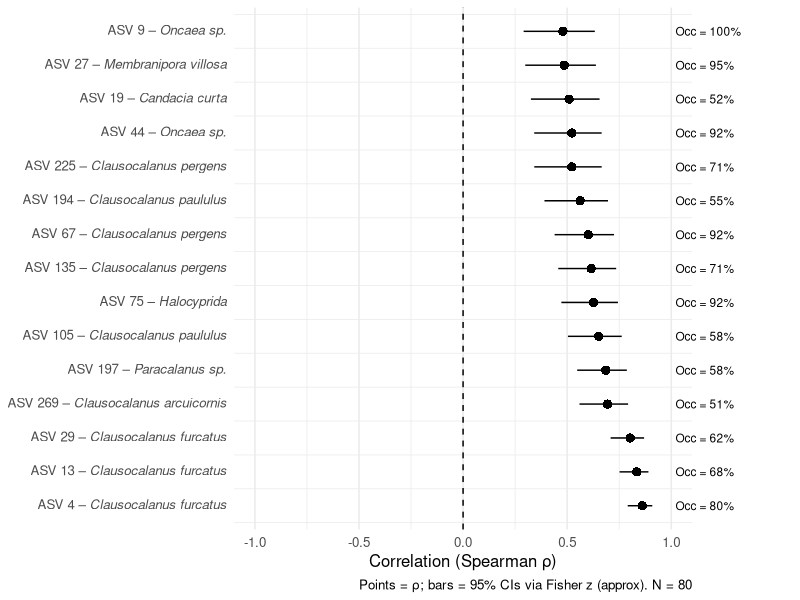
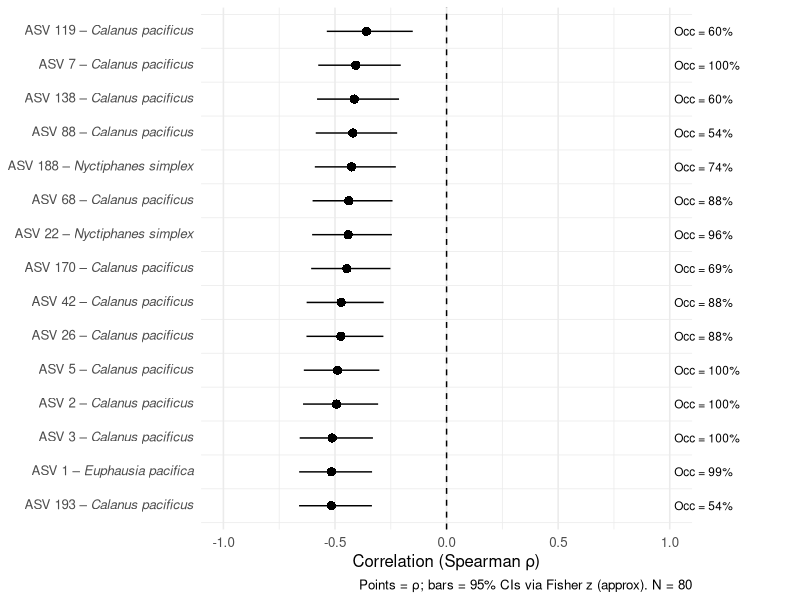
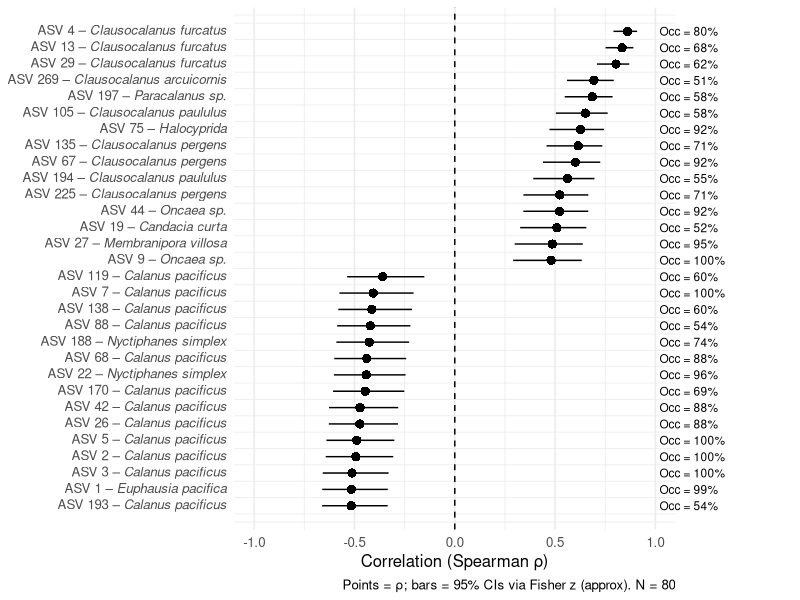
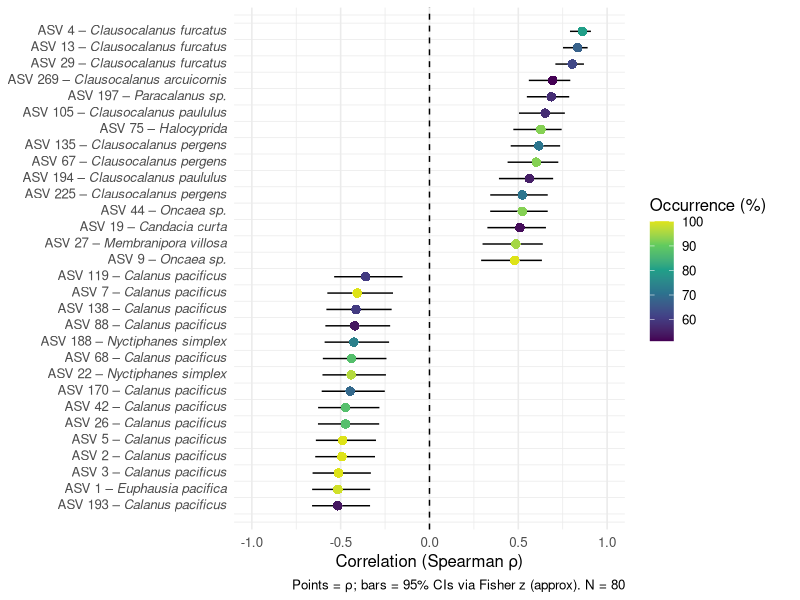

These charts were generated, in order, by the following R code:
# 05_forest_plot.R
# Forest plot of the ASVs most strongly correlated with avgArag (Fig 5), and the
# per-direction top-15 panels. The top-15 sets are the source of S2 Table
# (positive) and S3 Table (negative).
#
# Selection rule: ASVs with occurrence > 50%, sorted by absolute Spearman rho,
# top 15 positive and top 15 negative.
#
# Input   (data/):    ASVcorrelations_avgArag_taxonomytraits_clean.csv
# Outputs (figures/):  forest_15pos.png, forest_15neg.png,
#                      forest_posneg_onepanel.png, forest_posneg_onepanel_occColor.png (Fig 5)
#
# Run from the repository root (the folder containing data/ and figures/).
# Required packages: dplyr, ggplot2, readr, stringr, ggtext, patchwork, viridis
#   install.packages(c("dplyr","ggplot2","readr","stringr","ggtext","patchwork","viridis"))

library(dplyr)
library(ggplot2)
library(readr)
library(stringr)
library(ggtext)
library(patchwork)
library(viridis)

stopifnot(dir.exists("data"))
dir.create("figures", showWarnings = FALSE)

# ----- Build the top-15 positive/negative sets from the full correlation table -----
corr <- read_csv("data/ASVcorrelations_avgArag_taxonomytraits_clean.csv")

sel <- corr %>%
  filter(OccurrencePct > 50) %>%
  transmute(
    ASV, Phylum, Class, Order, Family, Genus, Species,
    `avgArag Corr` = SpearmanRho,
    pValue,
    `Occ (%)` = OccurrencePct
  )

pos <- sel %>% filter(`avgArag Corr` > 0) %>% arrange(desc(`avgArag Corr`)) %>% slice_head(n = 15) %>% mutate(n = 80L)
neg <- sel %>% filter(`avgArag Corr` < 0) %>% arrange(`avgArag Corr`)       %>% slice_head(n = 15) %>% mutate(n = 80L)

make_forest <- function(df, outfile){
  df1 <- df %>%
    rename(
      corr = `avgArag Corr`, p = pValue, occ = `Occ (%)`,
      phylum = Phylum, cls = Class, ord = Order, family = Family,
      genus = Genus, species = Species, asv = ASV
    ) %>%
    mutate(
      species_lab = case_when(
        !is.na(species) & species != "" ~ species,
        !is.na(genus)   & genus   != "" ~ paste0(genus, " sp."),
        !is.na(ord)     & ord     != "" ~ ord,
        TRUE ~ "Unknown taxon"
      ),
      label_md = paste0("ASV ", asv, " – <i>", species_lab, "</i>")
    )

  if ("n" %in% names(df1)) {
    z  <- atanh(df1$corr)
    se <- 1 / sqrt(pmax(df1$n - 3, 1))
    df1$lo <- tanh(z - 1.96 * se)
    df1$hi <- tanh(z + 1.96 * se)
  }

  df1 <- df1 %>% arrange(desc(abs(corr))) %>% mutate(idx = row_number())
  dir.create(dirname(outfile), showWarnings = FALSE, recursive = TRUE)

  g <- ggplot(df1, aes(x = corr, y = idx)) +
    geom_vline(xintercept = 0, linetype = 2) +
    geom_errorbarh(aes(xmin = lo, xmax = hi), height = 0) +
    geom_point(shape = 16, size = 2.8) +
    coord_cartesian(xlim = c(-1, 1), clip = "off") +
    scale_y_continuous(breaks = df1$idx, labels = df1$label_md) +
    geom_text(aes(x = 1.02, y = idx,
                  label = ifelse(is.na(occ), "", paste0("Occ = ", formatC(occ, format = "f", digits = 0), "%"))),
              hjust = 0, size = 3) +
    labs(x = "Correlation (Spearman ρ)", y = NULL, title = NULL,
         caption = paste0("Points = ρ; bars = 95% CIs via Fisher z (approx). N = ",
                          if ("n" %in% names(df1)) unique(df1$n) else "?")) +
    theme_minimal(base_size = 12) +
    theme(panel.grid.major.y = element_blank(), legend.position = "none",
          plot.margin = margin(5.5, 78, 5.5, 5.5, "pt"), axis.text.y = element_markdown())

  ggsave(outfile, g, width = 4.6, height = 5.0, units = "in")
}

make_forest(pos, "figures/forest_15pos.png")
make_forest(neg, "figures/forest_15neg.png")

# ----- One-panel versions (positives top -> negatives bottom) -----
prep <- function(df){
  df %>%
    rename(
      corr = `avgArag Corr`, p = pValue, occ = `Occ (%)`,
      phylum = Phylum, cls = Class, ord = Order, family = Family,
      genus = Genus, species = Species, asv = ASV
    ) %>%
    mutate(
      species_lab = dplyr::case_when(
        !is.na(species) & species != "" ~ species,
        !is.na(genus)   & genus   != "" ~ paste0(genus, " sp."),
        !is.na(ord)     & ord     != "" ~ ord,
        TRUE ~ "Unknown taxon"
      ),
      label_md = paste0("ASV ", asv, " – <i>", species_lab, "</i>")
    )
}

make_forest_onepanel <- function(pos, neg, outfile, xlim = c(-1, 1), width = 6.8, height = 7.2){
  both <- dplyr::bind_rows(prep(pos), prep(neg))
  if ("n" %in% names(both)) {
    z  <- atanh(both$corr)
    se <- 1 / sqrt(pmax(both$n - 3, 1))
    both$lo <- tanh(z - 1.96 * se)
    both$hi <- tanh(z + 1.96 * se)
  }
  both <- both %>% arrange(desc(corr)) %>% mutate(idx = row_number())
  dir.create(dirname(outfile), showWarnings = FALSE, recursive = TRUE)

  g <- ggplot(both, aes(x = corr, y = idx)) +
    geom_vline(xintercept = 0, linetype = 2) +
    geom_errorbarh(aes(xmin = lo, xmax = hi), height = 0) +
    geom_point(shape = 16, size = 2.8) +
    coord_cartesian(xlim = xlim, clip = "off") +
    scale_y_reverse(breaks = both$idx, labels = both$label_md) +
    geom_text(aes(x = xlim[2] + 0.02,
                  label = ifelse(is.na(occ), "", paste0("Occ = ", formatC(occ, format = "f", digits = 0), "%"))),
              hjust = 0, size = 3) +
    labs(x = "Correlation (Spearman ρ)", y = NULL, title = NULL,
         caption = paste0("Points = ρ; bars = 95% CIs via Fisher z (approx). N = ",
                          if ("n" %in% names(both)) unique(both$n) else "?")) +
    theme_minimal(base_size = 12) +
    theme(panel.grid.major.y = element_blank(), legend.position = "none",
          plot.margin = margin(5.5, 90, 5.5, 5.5, "pt"), axis.text.y = element_markdown())

  ggsave(outfile, g, width = width, height = height, units = "in")
}

make_forest_onepanel(pos, neg, "figures/forest_posneg_onepanel.png")

# ----- Fig 5: one panel, points colored by occurrence -----
make_forest_onepanel_occColor <- function(pos, neg, outfile, xlim = c(-1, 1), width = 6.8, height = 7.2){
  both <- dplyr::bind_rows(prep(pos), prep(neg))
  if ("n" %in% names(both)) {
    z  <- atanh(both$corr)
    se <- 1 / sqrt(pmax(both$n - 3, 1))
    both$lo <- tanh(z - 1.96 * se)
    both$hi <- tanh(z + 1.96 * se)
  }
  both <- both %>% arrange(desc(corr)) %>% mutate(idx = dplyr::row_number())
  dir.create(dirname(outfile), showWarnings = FALSE, recursive = TRUE)

  g <- ggplot(both, aes(x = corr, y = idx)) +
    geom_vline(xintercept = 0, linetype = 2) +
    geom_errorbarh(aes(xmin = lo, xmax = hi), height = 0) +
    geom_point(aes(color = occ), shape = 16, size = 2.9, na.rm = TRUE) +
    coord_cartesian(xlim = xlim, clip = "off") +
    scale_y_reverse(breaks = both$idx, labels = both$label_md) +
    scale_color_viridis_c(name = "Occurrence (%)", option = "D", end = 0.95, na.value = "grey80") +
    labs(x = "Correlation (Spearman ρ)", y = NULL, title = NULL,
         caption = paste0("Points = ρ; bars = 95% CIs via Fisher z (approx). N = ",
                          if ("n" %in% names(both)) unique(both$n) else "?")) +
    theme_minimal(base_size = 12) +
    theme(panel.grid.major.y = element_blank(), legend.position = "right",
          plot.margin = margin(5.5, 18, 5.5, 5.5, "pt"), axis.text.y = element_markdown())

  ggsave(outfile, g, width = width, height = height, units = "in")
}

make_forest_onepanel_occColor(pos, neg, "figures/forest_posneg_onepanel_occColor.png")
